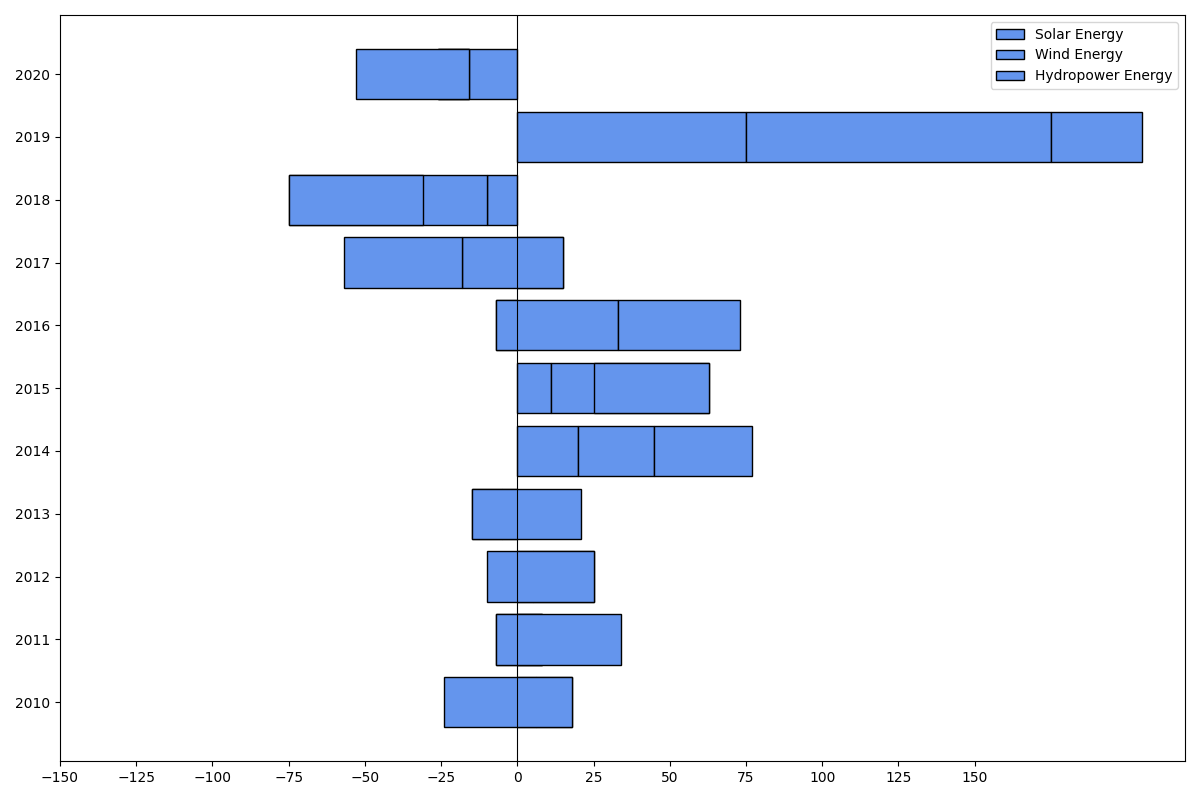

The script that drew this image:
import matplotlib.pyplot as plt
import numpy as np

years = np.arange(2010, 2021)

solar_energy_change = np.array([6, 8, 5, -5, 20, 11, -7, 15, -10, 75, -26])
wind_energy_change = np.array([12, -15, 20, -10, 25, 52, 40, -33, -65, 100, 10])
hydropower_energy_change = np.array([-42, 41, -35, 36, 32, -38, 40, -39, 44, 30, -37])

fig, ax = plt.subplots(figsize=(12, 8))

combined_color = 'cornflowerblue'

ax.barh(years, solar_energy_change, color=combined_color, edgecolor='black', align='center', label='Solar Energy')
ax.barh(years, wind_energy_change, color=combined_color, edgecolor='black', align='center', left=solar_energy_change, label='Wind Energy')
ax.barh(years, hydropower_energy_change, color=combined_color, edgecolor='black', align='center', 
        left=solar_energy_change + wind_energy_change, label='Hydropower Energy')

ax.axvline(0, color='black', linewidth=0.8)

ax.set_yticks(years)
ax.set_xticks(np.arange(-150, 151, 25))
ax.legend()

plt.tight_layout()
plt.show()
